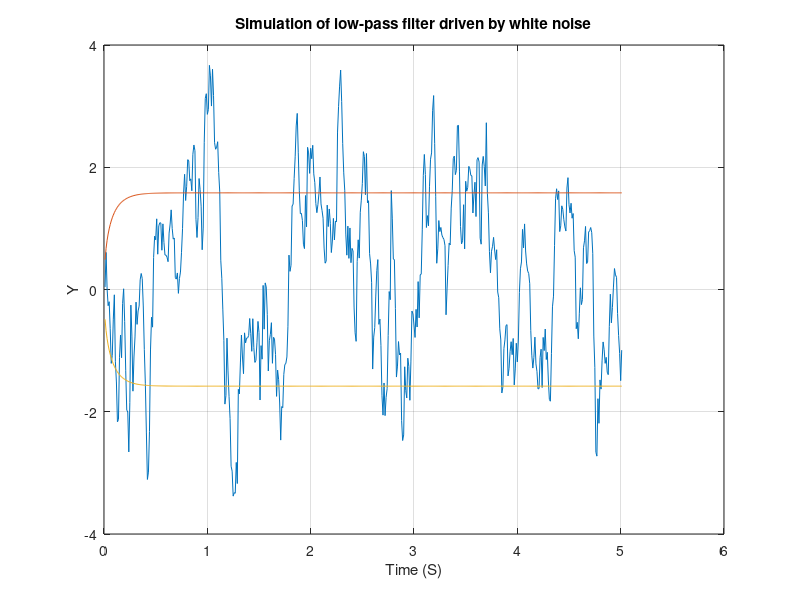

Reproduce this figure in MATLAB.
clc; close all; clear all; format long; format compact;

TAU = 0.2;          % correlation time constant
PHI = 1.0;          % white noise
count = 0;
T = 0;
h = 0.01;           % integration step size
SIG = sqrt(PHI/h);  % standard deviation of pseudo-white noise
Y = 0;  
while T <= 5.0
    X = SIG*randn;
    Y_OLD = Y;
    STEP = 1;
    FLAG = 0;
    while STEP <= 1
        % 2nd pass using the predicted derivatives
        if FLAG == 1            
            STEP = 2;
            Y = Y + h*dY;       % forward Euler
            T = T + h;
        end
        % Predict derivatives
        dY = (X - Y)/TAU;
        FLAG = 1;
    end
    FLAG = 0;
    Y = (Y_OLD + Y + h*dY)/2;   % RK-2 method
    SIG_plus = sqrt(PHI*(1-exp(-2*T/TAU))/(2*TAU));
    SIG_minus= -SIG_plus;
    count = count + 1;
    % Store simulation data
    array_T(count) = T;
    array_Y(count) = Y;
    array_SIG_plus(count) = SIG_plus;
    array_SIG_minus(count)= SIG_minus;
end
% Display simulation data
figure(1);
plot(array_T, array_Y, array_T, array_SIG_plus, array_T, array_SIG_minus);
grid on;
title('Simulation of low-pass filter driven by white noise')
xlabel('Time (S)')
ylabel('Y')